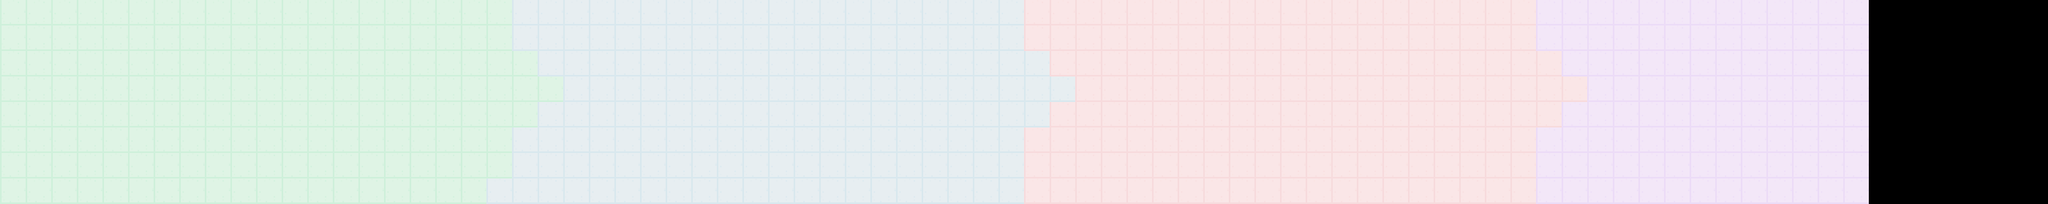

Below is a game level as drawn by its tile map, then a one-line description and the .tmx that defines it (tile-layer data replaced by summaries):
An orthogonal 80x8 tile map with 32x32 px tiles, 1 tile layer (Tile Layer 1), 5 tilesets and 159 objects.

<map version="1.2" tiledversion="1.2.3" orientation="orthogonal" renderorder="right-down" width="80" height="8" tilewidth="32" tileheight="32" infinite="0" nextlayerid="6" nextobjectid="544">
 <tileset firstgid="1" source="walls.tsx" />
 <tileset firstgid="5" source="Door.tsx" />
 <tileset firstgid="18" source="FloorTile.tsx" />
 <tileset firstgid="27" source="Player.tsx" />
 <tileset firstgid="28" source="Exit.tsx" />
 <layer id="5" name="Tile Layer 1" width="80" height="8">
  <data>[640 cells, 584 non-empty, 4 distinct tile ids]</data>
 </layer>
 <objectgroup id="2" name="Object Layer 1">
  <object id="172" template="GreenWall.tx" x="0" y="32" />
  <object id="173" template="GreenWall.tx" x="32" y="32" />
  <object id="174" template="GreenWall.tx" x="64" y="32" />
  <object id="175" template="GreenWall.tx" x="96" y="32" />
  <object id="176" template="GreenWall.tx" x="128" y="32" />
  <object id="177" template="GreenWall.tx" x="160" y="32" />
  <object id="178" template="GreenWall.tx" x="192" y="32" />
  <object id="180" template="GreenWall.tx" x="288" y="32" />
  <object id="181" template="GreenWall.tx" x="256" y="32" />
  <object id="182" template="GreenWall.tx" x="320" y="32" />
  <object id="183" template="GreenWall.tx" x="352" y="32" />
  <object id="185" template="GreenWall.tx" x="416" y="32" />
  <object id="186" template="GreenWall.tx" x="448" y="32" />
  <object id="187" template="GreenWall.tx" x="480" y="32" />
  <object id="189" template="GreenWall.tx" x="512" y="32" />
  <object id="190" template="GreenWall.tx" x="576" y="32" />
  <object id="191" template="GreenWall.tx" x="608" y="32" />
  <object id="201" template="GreenWall.tx" x="0" y="64" />
  <object id="202" template="GreenWall.tx" x="0" y="96" />
  <object id="203" template="GreenWall.tx" x="0" y="128" />
  <object id="204" template="GreenWall.tx" x="0" y="192" />
  <object id="208" template="GreenWall.tx" x="0" y="256" />
  <object id="209" template="GreenWall.tx" x="32" y="256" />
  <object id="210" template="GreenWall.tx" x="64" y="256" />
  <object id="211" template="GreenWall.tx" x="96" y="256" />
  <object id="212" template="GreenWall.tx" x="128" y="256" />
  <object id="213" template="GreenWall.tx" x="192" y="256" />
  <object id="214" template="GreenWall.tx" x="160" y="256" />
  <object id="215" template="GreenWall.tx" x="224" y="256" />
  <object id="216" template="GreenWall.tx" x="288" y="256" />
  <object id="217" template="GreenWall.tx" x="0" y="224" />
  <object id="218" template="GreenWall.tx" x="256" y="256" />
  <object id="219" template="GreenWall.tx" x="320" y="256" />
  <object id="220" template="GreenWall.tx" x="352" y="256" />
  <object id="221" template="GreenWall.tx" x="384" y="256" />
  <object id="222" template="GreenWall.tx" x="416" y="256" />
  <object id="223" template="GreenWall.tx" x="448" y="256" />
  <object id="224" template="GreenWall.tx" x="512" y="256" />
  <object id="225" template="GreenWall.tx" x="480" y="256" />
  <object id="226" template="GreenWall.tx" x="544" y="256" />
  <object id="227" template="GreenWall.tx" x="576" y="256" />
  <object id="228" template="GreenWall.tx" x="608" y="256" />
  <object id="273" template="Player.tx" x="96" y="128" />
  <object id="274" template="GreenWall.tx" x="0" y="160" />
  <object id="297" template="doors/white/DoorOpen.tx" x="224" y="32" />
  <object id="298" template="doors/white/DoorOpen.tx" x="384" y="32" />
  <object id="300" template="doors/white/DoorOpen.tx" x="544" y="32" />
  <object id="301" template="doors/white/DoorOpen.tx" x="704" y="32" />
  <object id="302" template="doors/white/DoorOpen.tx" x="864" y="32" />
  <object id="303" template="doors/white/DoorOpen.tx" x="1024" y="32" />
  <object id="304" template="doors/white/DoorOpen.tx" x="1184" y="32" />
  <object id="305" template="doors/white/DoorOpen.tx" x="1344" y="32" />
  <object id="306" template="doors/white/DoorOpen.tx" x="1504" y="32" />
  <object id="307" template="doors/white/DoorOpen.tx" x="1664" y="32" />
  <object id="308" template="doors/white/DoorOpen.tx" x="1824" y="32" />
  <object id="309" template="doors/white/DoorOpen.tx" x="1984" y="32" />
  <object id="310" template="doors/white/DoorOpen.tx" x="2144" y="32" />
  <object id="408" template="BlueWall.tx" x="640" y="32" />
  <object id="409" template="BlueWall.tx" x="672" y="32" />
  <object id="410" template="BlueWall.tx" x="640" y="256" />
  <object id="411" template="BlueWall.tx" x="672" y="256" />
  <object id="412" template="BlueWall.tx" x="704" y="256" />
  <object id="413" template="BlueWall.tx" x="736" y="256" />
  <object id="414" template="BlueWall.tx" x="768" y="256" />
  <object id="415" template="BlueWall.tx" x="800" y="256" />
  <object id="416" template="BlueWall.tx" x="832" y="256" />
  <object id="417" template="BlueWall.tx" x="736" y="32" />
  <object id="418" template="BlueWall.tx" x="768" y="32" />
  <object id="419" template="BlueWall.tx" x="800" y="32" />
  <object id="420" template="BlueWall.tx" x="832" y="32" />
  <object id="421" template="BlueWall.tx" x="896" y="32" />
  <object id="422" template="BlueWall.tx" x="928" y="32" />
  <object id="423" template="BlueWall.tx" x="960" y="32" />
  <object id="424" template="BlueWall.tx" x="992" y="32" />
  <object id="425" template="BlueWall.tx" x="1056" y="32" />
  <object id="426" template="BlueWall.tx" x="1088" y="32" />
  <object id="427" template="BlueWall.tx" x="1120" y="32" />
  <object id="428" template="BlueWall.tx" x="1152" y="32" />
  <object id="433" template="BlueWall.tx" x="864" y="256" />
  <object id="434" template="BlueWall.tx" x="896" y="256" />
  <object id="435" template="BlueWall.tx" x="928" y="256" />
  <object id="436" template="BlueWall.tx" x="960" y="256" />
  <object id="437" template="BlueWall.tx" x="992" y="256" />
  <object id="438" template="BlueWall.tx" x="1024" y="256" />
  <object id="439" template="BlueWall.tx" x="1056" y="256" />
  <object id="440" template="BlueWall.tx" x="1088" y="256" />
  <object id="441" template="BlueWall.tx" x="1120" y="256" />
  <object id="442" template="BlueWall.tx" x="1152" y="256" />
  <object id="443" template="BlueWall.tx" x="1184" y="256" />
  <object id="444" template="BlueWall.tx" x="1216" y="256" />
  <object id="445" template="BlueWall.tx" x="1248" y="256" />
  <object id="446" template="BlueWall.tx" x="1216" y="32" />
  <object id="447" template="BlueWall.tx" x="1248" y="32" />
  <object id="448" template="OrangeWall.tx" x="1280" y="32" />
  <object id="449" template="OrangeWall.tx" x="1312" y="32" />
  <object id="451" template="OrangeWall.tx" x="1280" y="256" />
  <object id="452" template="OrangeWall.tx" x="1312" y="256" />
  <object id="453" template="OrangeWall.tx" x="1344" y="256" />
  <object id="454" template="OrangeWall.tx" x="1376" y="256" />
  <object id="455" template="OrangeWall.tx" x="1408" y="256" />
  <object id="456" template="OrangeWall.tx" x="1440" y="256" />
  <object id="457" template="OrangeWall.tx" x="1472" y="256" />
  <object id="458" template="OrangeWall.tx" x="1376" y="32" />
  <object id="459" template="OrangeWall.tx" x="1408" y="32" />
  <object id="460" template="OrangeWall.tx" x="1440" y="32" />
  <object id="461" template="OrangeWall.tx" x="1472" y="32" />
  <object id="462" template="OrangeWall.tx" x="1536" y="32" />
  <object id="463" template="OrangeWall.tx" x="1568" y="32" />
  <object id="464" template="OrangeWall.tx" x="1600" y="32" />
  <object id="465" template="OrangeWall.tx" x="1632" y="32" />
  <object id="466" template="OrangeWall.tx" x="1696" y="32" />
  <object id="467" template="OrangeWall.tx" x="1728" y="32" />
  <object id="468" template="OrangeWall.tx" x="1760" y="32" />
  <object id="469" template="OrangeWall.tx" x="1792" y="32" />
  <object id="470" template="OrangeWall.tx" x="1504" y="256" />
  </objectgroup>
</map>
<!-- 44 of 159 objects omitted -->
